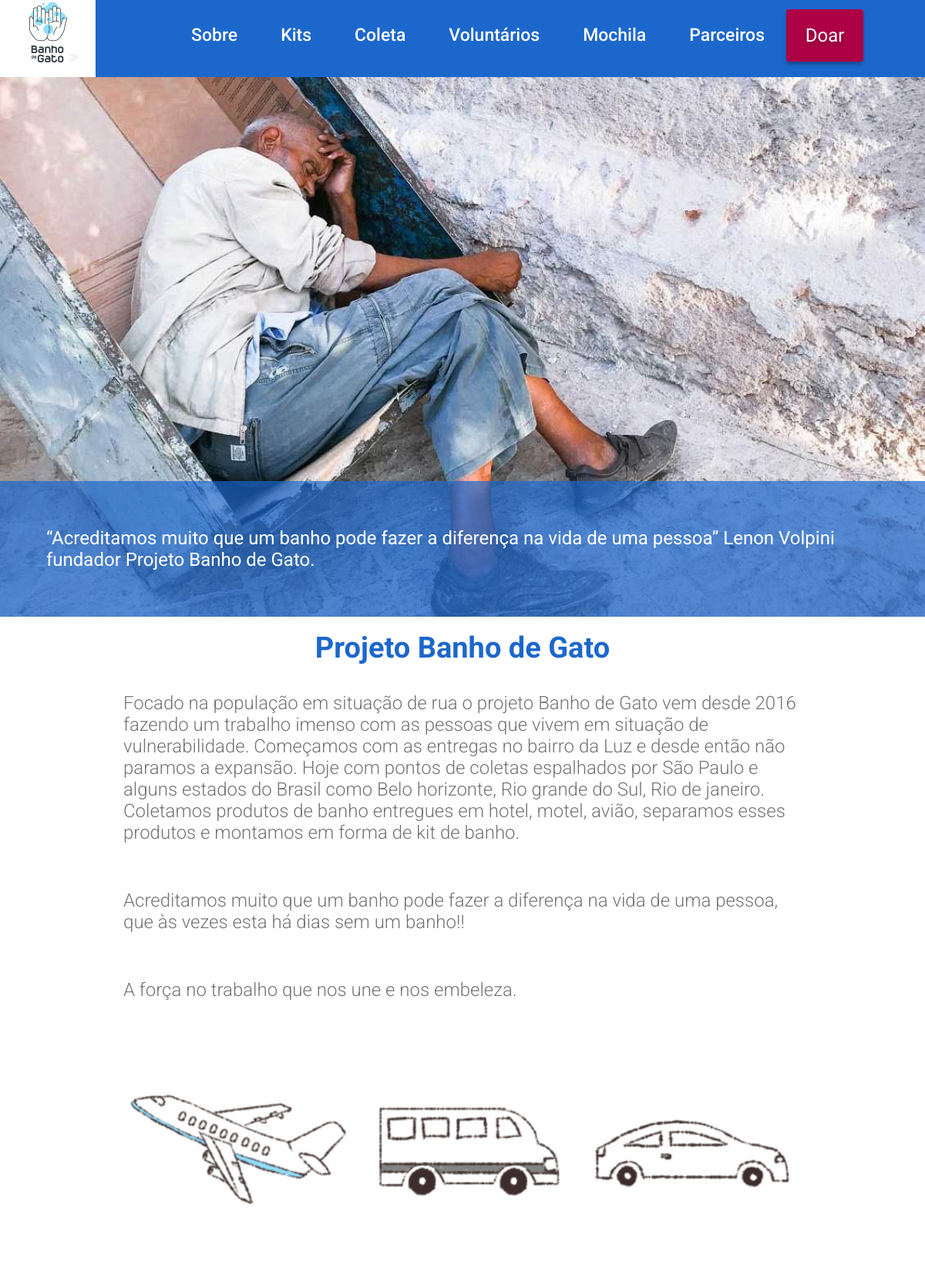
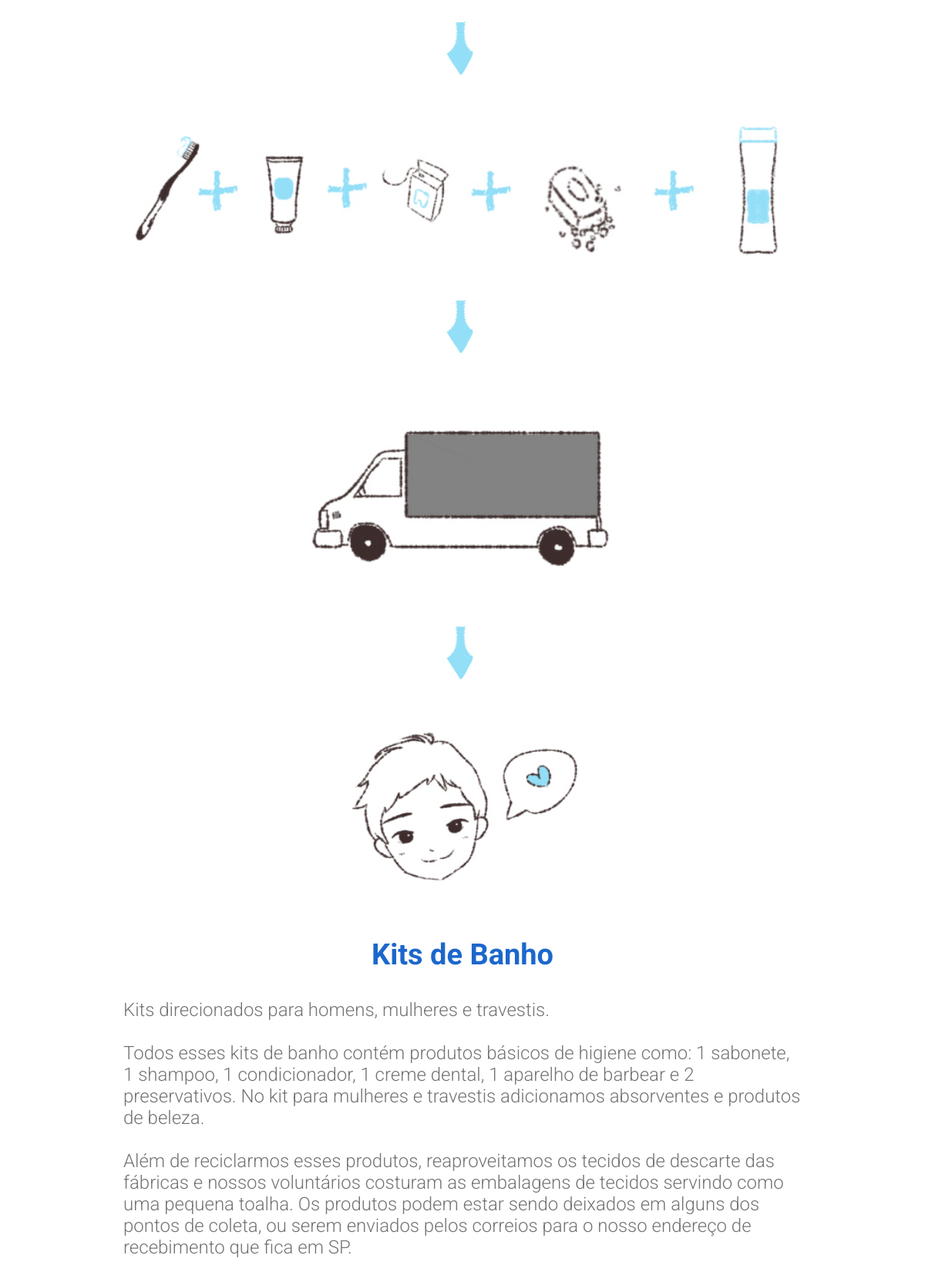
The page / (upper part) on the database its author committed (2 pictures, top to bottom).
### tables this page shows
CREATE TABLE IF NOT EXISTS `sobre_nos` (
  `id` int(11) NOT NULL AUTO_INCREMENT,
  `imagem` varchar(250) NOT NULL,
  `texto` varchar(250) NOT NULL,
  `sobre_nos` text NOT NULL,
  PRIMARY KEY (`id`)
);

CREATE TABLE IF NOT EXISTS `kits` (
  `id` int(11) NOT NULL AUTO_INCREMENT,
  `descricao` text NOT NULL,
  PRIMARY KEY (`id`)
);

### index.php (the view, shortened to what this page needs)
<?php
    $con = new DBConnection();
    $stm = $con->query("SELECT * FROM `sobre_nos`");
    $sobre = $stm->fetch();
    $stm2 = $con->query("SELECT * FROM `kits`");
    $kits = $stm2->fetch();
?>
<!DOCTYPE html>
<html lang="pt-BR">
  <head>
    <link rel="stylesheet" href="https://stackpath.bootstrapcdn.com/bootstrap/4.1.3/css/bootstrap.min.css">
    <link href="https://unpkg.com/aos@2.3.1/dist/aos.css" rel="stylesheet">
    <link rel="stylesheet" type="text/css" href="plugins/slick/slick.css">
    <link rel="stylesheet" type="text/css" href="plugins/slick/slick-theme.css">
    <link rel="stylesheet" href="css/style.css">
</head>
<body>
    <nav class="navbar navbar-expand-lg navbar-dark navbar-custom">
        <a href="/" class="navbar-brand" style="background:#fff; height:100px; padding:0px 20px; ">
            <img src="imagens/logo 1.png" width="84px" alt="">
        </a>
        <div class="collapse navbar-collapse h4 justify-content-center" id="navbarSupportedContent">
            <ul class="navbar-nav align-items-center">
                <li class="nav-item">
                    <a class="nav-link text-secondary" href="#sobre-nos">Sobre</a>
                </li>
                <li class="nav-item">
                    <a class="nav-link text-secondary" href="#kits">Kits</a>
                </li>
                <li class="nav-item">
                    <a class="nav-link text-secondary" href="#coleta">Coleta</a>
                </li>
                <li class="nav-item">
                    <a class="nav-link text-secondary" href="#voluntarios">Voluntários</a>
                </li>
                <li class="nav-item">
                    <a class="nav-link text-secondary" href="#mochila">Mochila</a>
                </li>
                <li class="nav-item">
                    <a class="nav-link text-secondary" href="#parceiros">Parceiros</a>
                </li>
                <li class="nav-item">
                    <a class="nav-link button-nav" href="https://api.whatsapp.com/send?phone=5521976974848&text=Olá%20Lenon,%20vim%20pelo%20site%20e%20quero%20doar">Doar</a>
                </li>
            </ul>
        </div>
      </nav>
    <div class="p-3 mb-2 bg-secondary text-white banner-topo1" style="background: url(imagens/sobre/<?= $sobre['imagem'] ?>) no-repeat top center; background-size: cover;">
        <p data-aos="fade-right">
           <?= $sobre['texto']; ?>
        </p>
    </div>
    <div class="div-sobre-nos" id="sobre-nos">
        <h1 class="mb-0 h3 mb-4 text-center" id="titulos" data-aos="zoom-in">Projeto Banho de Gato</h1>
        <div class="lead" data-aos="zoom-in">
            <?= $sobre['sobre_nos']; ?>
        </div>
        <div class="row d-flex justify-content-center p-4">
            <img src="imagens/sobre/imagem-1.jpg" data-aos="fade-right" width="90%" alt="Imagem de meios de transporte" />
        </div>
        <div class="row d-flex justify-content-center p-4">
            <img src="imagens/sobre/imagem-seta.jpg" data-aos="fade-down" alt="Seta para baixo" />
        </div>
        <div class="row d-flex justify-content-center p-4">
            <img src="imagens/sobre/imagem-2.jpg" width="80%" data-aos="fade-right" alt="Imagem de utensilios de limpeza pessoal" />
        </div>
        <div class="row d-flex justify-content-center p-4">
            <img src="imagens/sobre/imagem-seta.jpg" data-aos="fade-down" alt="Seta para baixo" />
        </div>
        <div class="row d-flex justify-content-center p-4">
            <img src="imagens/sobre/imagem-3.jpg" data-aos="fade-left" width="40%" alt="Imagem de caminhao" />
        </div>
        <div class="row d-flex justify-content-center p-4">
            <img src="imagens/sobre/imagem-seta.jpg" data-aos="fade-down" alt="Seta para baixo" />
        </div>
        <div class="row d-flex justify-content-center p-4">
            <img src="imagens/sobre/imagem-4.jpg" width="30%" data-aos="fade-right" alt="Imagem de alguem feliz" />
        </div>
    </div>
    <div class="div-kit-banho" id="kits">
        <h1 class="mb-0 h3 mb-4 text-center" id="titulos" data-aos="zoom-in">Kits de Banho</h1>
        <div data-aos="fade-right">
            <div class="lead">
                <?= $kits['descricao']; ?>
            </div>
        </div>
        <div class="container p-4 d-flex justify-content-center">
        </div>
    </div>
</body>
</html>

### css/style.css (style rules this page uses)
* { padding: 0; margin: 0; outline: 0; box-sizing: border-box; }
html, body { max-width: 100%; overflow-x: hidden; font-family: 'Roboto', sans-serif; }
html { scroll-behavior: smooth; }
.navbar-custom { background-color:#1C67CC; padding:0px; }
.navbar-custom .button-nav { padding:20px; width:100px; text-align:center; background: #AD0045; box-sizing: border-box; box-shadow: 0px 4px 4px rgba(0, 0, 0, 0.25); border-radius: 4px; font-weight:normal; color: #FFFEFE !important; text-shadow: 0px 4px 4px rgba(0, 0, 0, 0.25); }
.navbar-custom .text-secondary { color:#FFF !important; font-size: 23px; margin:10px 20px; }
.lead { font-size: 24px; line-height: 28px; padding:10px 120px; color: #737373; }
#titulos { font-size: 38px; font-weight: bold; color: #737373; text-align:center; color: #1C67CC; }
.banner-topo1 { height: 700px; }
.banner-topo1, .banner-mochila { -webkit-background-size: cover; -moz-background-size: cover; -o-background-size: cover; background-size: cover; position:relative; top:0px; left:0px; }
.banner-topo1 p { font-family: 'Roboto', sans-serif; font-size: 24px; line-height: 28px; position:absolute; bottom:0px; left:0px; width:100%; padding:60px; margin-bottom:0px; background: rgba(28, 103, 204, 0.7); }
.div-sobre-nos, .div-kit-banho, .div-postos-doacao, .div-voluntarios, .div-projetos { padding:10px 40px; min-height: 400px; }

### rows shown on the page
sobre_nos: imagem (picture), texto "“Acreditamos muito que um banho pode fazer a diferença na vida de uma pessoa” Lenon Volpini fundador Projeto Banho de Gato.", sobre_nos "Focado na população em situação de rua o projeto Banho de Gato vem desde 2016 fazendo um trabalho imenso com as pessoas que vivem em situação de vulnerabilidade. Começamos com as entregas no bairro da Luz e desde então não paramos a expansão. Hoje com pontos de coletas espalhados por São Paulo e alguns estados do Brasil como Belo horizonte, Rio grande do Sul, Rio de janeiro. Coletamos produtos de banho entregues em hotel, motel, avião, separamos esses produtos e montamos em forma de kit de banho. Acreditamos muito que um banho pode fazer a diferença na vida de uma pessoa, que às vezes esta há dias sem um banho!! A força no trabalho que nos une e nos embeleza."
kits: descricao "Kits direcionados para homens, mulheres e travestis. Todos esses kits de banho contém produtos básicos de higiene como: 1 sabonete, 1 shampoo, 1 condicionador, 1 creme dental, 1 aparelho de barbear e 2 preservativos. No kit para mulheres e travestis adicionamos absorventes e produtos de beleza. Além de reciclarmos esses produtos, reaproveitamos os tecidos de descarte das fábricas e nossos voluntários costuram as embalagens de tecidos servindo como uma pequena toalha. Os produtos podem estar sendo deixados em alguns dos pontos de coleta, ou serem enviados pelos correios para o nosso endereço de recebimento que fica em SP."
